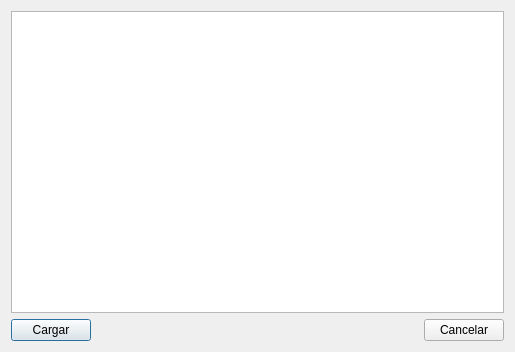
<?xml version="1.0" encoding="UTF-8"?>
<ui version="4.0">
 <class>Dialog</class>
 <widget class="QDialog" name="Dialog">
  <property name="geometry">
   <rect>
    <x>0</x>
    <y>0</y>
    <width>515</width>
    <height>352</height>
   </rect>
  </property>
  <property name="windowTitle">
   <string>MapHurricane - Carga de orden</string>
  </property>
  <layout class="QVBoxLayout" name="verticalLayout">
   <item>
    <widget class="QTableWidget" name="tableOrdenes">
     <property name="selectionBehavior">
      <enum>QAbstractItemView::SelectRows</enum>
     </property>
    </widget>
   </item>
   <item>
    <layout class="QHBoxLayout" name="horizontalLayout">
     <item alignment="Qt::AlignLeft">
      <widget class="QPushButton" name="botonCargar">
       <property name="text">
        <string>Cargar</string>
       </property>
       <attribute name="buttonGroup">
        <string notr="true">buttonGroup</string>
       </attribute>
      </widget>
     </item>
     <item alignment="Qt::AlignRight">
      <widget class="QPushButton" name="botonCancelar">
       <property name="text">
        <string>Cancelar</string>
       </property>
       <attribute name="buttonGroup">
        <string notr="true">buttonGroup</string>
       </attribute>
      </widget>
     </item>
    </layout>
   </item>
  </layout>
 </widget>
 <resources/>
 <connections/>
 <buttongroups>
  <buttongroup name="buttonGroup">
   <property name="exclusive">
    <bool>true</bool>
   </property>
  </buttongroup>
 </buttongroups>
</ui>
